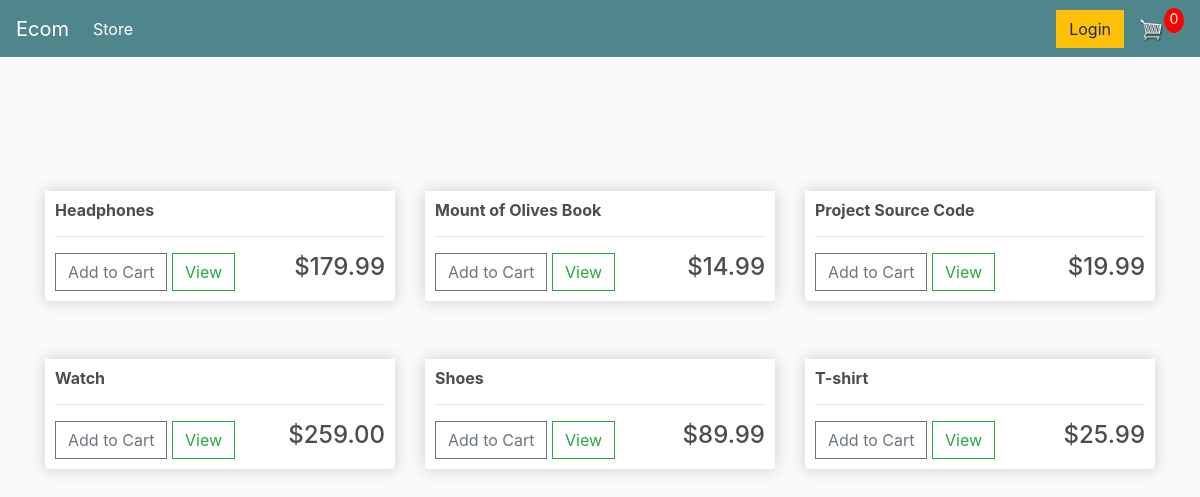
/, run on an earlier commit of the app's database.
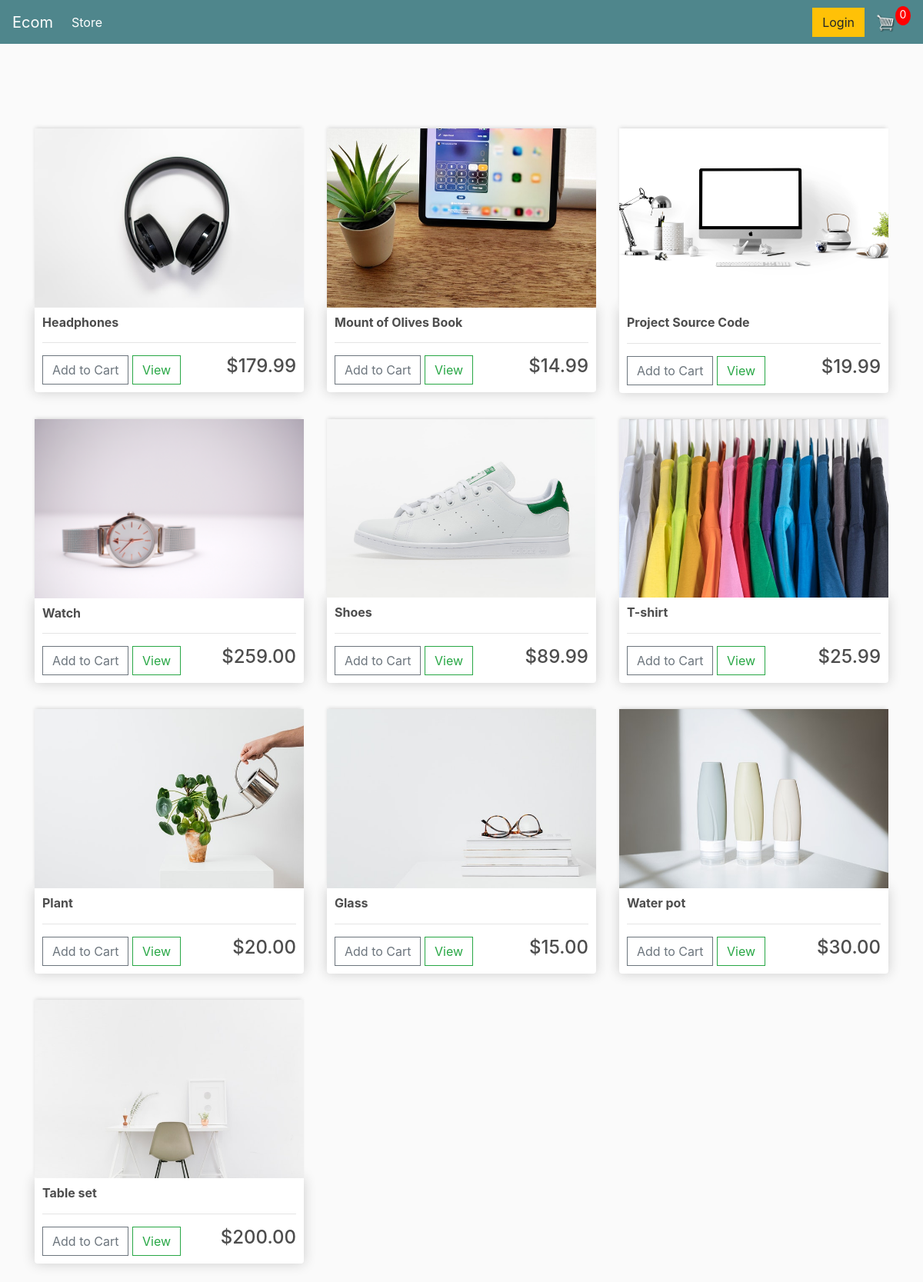
And on a later commit of the database.
### store/models.py (models this page shows, shortened)
class Product(models.Model):
    name = models.CharField(max_length=300, null=True)
    price = models.FloatField()
    digital = models.BooleanField(default=False, null=True, blank=False)
    image = models.ImageField(null=True, blank=True)
    @property
    def imageUrl(self):
        try:
            url = self.image.url
        except:
            url = ''
        return url

### store/views.py (the view)
# urls.py: path('', include('store.urls')),
def store(request):
    products = Product.objects.all()
    context = {'products' : products}
    return render(request, 'store/store.html', context)

### store/templates/store/store.html
{% extends 'store/main.html' %}
{% load static %}
{% block content %}
    <div class="row">
    {% for product in products %}
        <div class="col-lg-4 mb-4">
            <img class="thumbnail" src="{{ product.imageUrl }}" alt="">
            <div class="box-element product">
                <h6><strong>{{ product.name }}</strong></h6>
                <hr>
                <button class="btn btn-outline-secondary add-btn">Add to Cart</button>
                <a class="btn btn-outline-success" href="#">View</a>
                <h4 style="display: inline-block; float: right">${{ product.price|floatformat:2 }}</h4>
            </div>
        </div>
    {% endfor %}
    </div>
{% endblock content %}

### store/templates/store/main.html (shortened to what this page needs)
<!doctype html>
{% load static %}
<html lang="en">
<head>
    <link rel="stylesheet" href="https://maxcdn.bootstrapcdn.com/bootstrap/4.0.0/css/bootstrap.min.css"
>
    <link rel="stylesheet" href="{% static 'css/main.css' %}">
</head>
<body>
<nav class="navbar navbar-expand-lg navbar-dark bg-dark">
    <a class="navbar-brand" href="{% url 'store' %}">Ecom</a>
    <div class="collapse navbar-collapse" id="navbarSupportedContent">
        <ul class="navbar-nav mr-auto">
            <li class="nav-item active">
                <a class="nav-link" href="{% url 'store' %}">Store <span class="sr-only">(current)</span></a>
            </li>
        </ul>
        <div class="form-inline my-2 my-lg-0">
            <a href="#" class="btn btn-warning">Login</a>
            <a href="{% url 'cart' %}">
                <img id="cart-icon" src="{% static 'img/cart.png' %}">
            </a>
            <p id="cart-total">0</p>
        </div>
    </div>
</nav>
<div class="container">
    {% block content %}
    {% endblock content %}
</div>
</body>
</html>

### static/css/main.css (style rules this page uses)
body { background-color: hsl(0, 0%, 98%); }
.navbar { margin-bottom: 100px; }
h1,h2,h3,h4,h5,h6 { color:hsl(0, 0%, 30%); }
.box-element { box-shadow:hsl(0, 0%, 80%) 0 0 16px; background-color: #fff; border-radius: 4px; padding: 10px; }
.thumbnail { width: 100%; height: auto; -webkit-box-shadow: -1px -3px 5px -2px rgba(214,214,214,1); -moz-box-shadow: -1px -3px 5px -2px rgba(214,214,214,1); box-shadow: -1px -3px 5px -2px rgba(214,214,214,1); }
.product { border-radius: 0 0 4px 4px; }
.bg-dark { background-color: #4f868c!important; }
#cart-icon { width:25px; display: inline-block; margin-left: 15px; }
#cart-total { display: block; text-align: center; color:#fff; background-color: red; width: 20px; height: 25px; border-radius: 50%; font-size: 14px; }
.col-lg-4, .col-lg-6, .col-lg-8, .col-lg-12 { margin-top: 10px; }
.btn { border-radius: 0; }

What changed in the data, as far as the page shows it:
changed Product "Headphones": imageUrl: picture added
changed Product "Mount of Olives Book": imageUrl: picture added
changed Product "Project Source Code": imageUrl: picture added
changed Product "Watch": imageUrl: picture added
changed Product "Shoes": imageUrl: picture added
changed Product "T-shirt": imageUrl: picture added
added Product: imageUrl (picture), name "Plant", price "20.00"
added Product: imageUrl (picture), name "Glass", price "15.00"
added Product: imageUrl (picture), name "Water pot", price "30.00"
added Product: imageUrl (picture), name "Table set", price "200.00"
